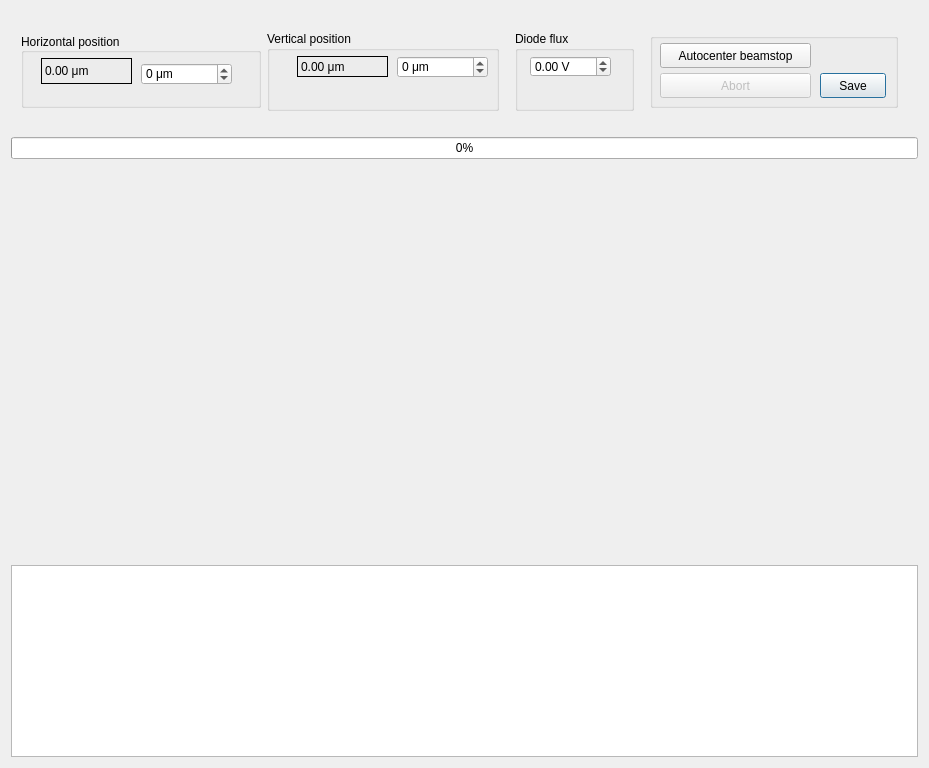
<?xml version="1.0" encoding="UTF-8"?>
<ui version="4.0">
 <class>Beamstop</class>
 <widget class="QDialog" name="Beamstop">
  <property name="geometry">
   <rect>
    <x>0</x>
    <y>0</y>
    <width>929</width>
    <height>768</height>
   </rect>
  </property>
  <property name="windowTitle">
   <string>Beamstop centering tool</string>
  </property>
  <property name="sizeGripEnabled">
   <bool>false</bool>
  </property>
  <layout class="QVBoxLayout" name="verticalLayout" stretch="0,0,1,0">
   <item>
    <layout class="QHBoxLayout" name="horizontalLayout" stretch="0,0,0,0,0">
     <property name="sizeConstraint">
      <enum>QLayout::SetMinimumSize</enum>
     </property>
     <property name="margin">
      <number>10</number>
     </property>
     <item>
      <widget class="QGroupBox" name="groupBoxBeamstopY">
       <property name="sizePolicy">
        <sizepolicy hsizetype="Fixed" vsizetype="Fixed">
         <horstretch>0</horstretch>
         <verstretch>0</verstretch>
        </sizepolicy>
       </property>
       <property name="minimumSize">
        <size>
         <width>240</width>
         <height>75</height>
        </size>
       </property>
       <property name="title">
        <string>Horizontal position</string>
       </property>
       <property name="alignment">
        <set>Qt::AlignLeading|Qt::AlignLeft|Qt::AlignVCenter</set>
       </property>
       <widget class="QDoubleSpinBox" name="doubleSpinBoxBeamstopY">
        <property name="geometry">
         <rect>
          <x>120</x>
          <y>30</y>
          <width>91</width>
          <height>22</height>
         </rect>
        </property>
        <property name="suffix">
         <string> μm</string>
        </property>
        <property name="decimals">
         <number>0</number>
        </property>
        <property name="minimum">
         <double>-10000.000000000000000</double>
        </property>
        <property name="maximum">
         <double>10000.000000000000000</double>
        </property>
       </widget>
       <widget class="QLabel" name="labelBeamstopYposition">
        <property name="geometry">
         <rect>
          <x>20</x>
          <y>25</y>
          <width>91</width>
          <height>26</height>
         </rect>
        </property>
        <property name="frameShape">
         <enum>QFrame::Box</enum>
        </property>
        <property name="text">
         <string>0.00 μm</string>
        </property>
       </widget>
      </widget>
     </item>
     <item>
      <widget class="QGroupBox" name="groupBoxBeamstopZ">
       <property name="sizePolicy">
        <sizepolicy hsizetype="Fixed" vsizetype="Fixed">
         <horstretch>0</horstretch>
         <verstretch>0</verstretch>
        </sizepolicy>
       </property>
       <property name="minimumSize">
        <size>
         <width>232</width>
         <height>80</height>
        </size>
       </property>
       <property name="title">
        <string>Vertical position</string>
       </property>
       <widget class="QDoubleSpinBox" name="doubleSpinBoxBeamstopZ">
        <property name="geometry">
         <rect>
          <x>130</x>
          <y>25</y>
          <width>91</width>
          <height>22</height>
         </rect>
        </property>
        <property name="suffix">
         <string> μm</string>
        </property>
        <property name="decimals">
         <number>0</number>
        </property>
        <property name="minimum">
         <double>-10000.000000000000000</double>
        </property>
        <property name="maximum">
         <double>10000.000000000000000</double>
        </property>
       </widget>
       <widget class="QLabel" name="labelBeamstopZposition">
        <property name="geometry">
         <rect>
          <x>30</x>
          <y>25</y>
          <width>91</width>
          <height>21</height>
         </rect>
        </property>
        <property name="frameShape">
         <enum>QFrame::Box</enum>
        </property>
        <property name="text">
         <string>0.00 μm</string>
        </property>
       </widget>
      </widget>
     </item>
     <item>
      <layout class="QHBoxLayout" name="horizontalLayout_3">
       <property name="margin">
        <number>10</number>
       </property>
       <item>
        <widget class="QGroupBox" name="groupBox_Flux">
         <property name="minimumSize">
          <size>
           <width>119</width>
           <height>80</height>
          </size>
         </property>
         <property name="title">
          <string>Diode flux</string>
         </property>
         <widget class="QDoubleSpinBox" name="doubleSpinBoxCurrentDiodeFlux">
          <property name="geometry">
           <rect>
            <x>15</x>
            <y>25</y>
            <width>81</width>
            <height>21</height>
           </rect>
          </property>
          <property name="suffix">
           <string> V</string>
          </property>
          <property name="minimum">
           <double>-999999.000000000000000</double>
          </property>
          <property name="maximum">
           <double>999999.000000000000000</double>
          </property>
         </widget>
        </widget>
       </item>
      </layout>
     </item>
     <item>
      <widget class="QGroupBox" name="groupBox">
       <property name="sizePolicy">
        <sizepolicy hsizetype="Fixed" vsizetype="Fixed">
         <horstretch>0</horstretch>
         <verstretch>0</verstretch>
        </sizepolicy>
       </property>
       <property name="minimumSize">
        <size>
         <width>248</width>
         <height>75</height>
        </size>
       </property>
       <property name="title">
        <string/>
       </property>
       <widget class="QPushButton" name="pushButtonSave">
        <property name="geometry">
         <rect>
          <x>170</x>
          <y>40</y>
          <width>66</width>
          <height>25</height>
         </rect>
        </property>
        <property name="text">
         <string>Save</string>
        </property>
       </widget>
       <widget class="QPushButton" name="pushButtonStopAutocenter">
        <property name="enabled">
         <bool>false</bool>
        </property>
        <property name="geometry">
         <rect>
          <x>10</x>
          <y>40</y>
          <width>151</width>
          <height>25</height>
         </rect>
        </property>
        <property name="text">
         <string>Abort</string>
        </property>
       </widget>
       <widget class="QPushButton" name="pushButtonAutocenterBeamstop">
        <property name="geometry">
         <rect>
          <x>10</x>
          <y>10</y>
          <width>151</width>
          <height>25</height>
         </rect>
        </property>
        <property name="text">
         <string>Autocenter beamstop</string>
        </property>
       </widget>
      </widget>
     </item>
     <item>
      <spacer name="horizontalSpacer">
       <property name="orientation">
        <enum>Qt::Horizontal</enum>
       </property>
       <property name="sizeHint" stdset="0">
        <size>
         <width>40</width>
         <height>20</height>
        </size>
       </property>
      </spacer>
     </item>
    </layout>
   </item>
   <item>
    <widget class="QProgressBar" name="progressBarScan">
     <property name="value">
      <number>0</number>
     </property>
    </widget>
   </item>
   <item>
    <layout class="QHBoxLayout" name="horizontalLayout_2Dplot"/>
   </item>
   <item>
    <widget class="QTextEdit" name="textEditBeamstopCenterLog">
     <property name="sizePolicy">
      <sizepolicy hsizetype="Expanding" vsizetype="Fixed">
       <horstretch>0</horstretch>
       <verstretch>0</verstretch>
      </sizepolicy>
     </property>
     <property name="minimumSize">
      <size>
       <width>0</width>
       <height>130</height>
      </size>
     </property>
     <property name="layoutDirection">
      <enum>Qt::LeftToRight</enum>
     </property>
     <property name="verticalScrollBarPolicy">
      <enum>Qt::ScrollBarAsNeeded</enum>
     </property>
     <property name="autoFormatting">
      <set>QTextEdit::AutoNone</set>
     </property>
     <property name="lineWrapMode">
      <enum>QTextEdit::WidgetWidth</enum>
     </property>
     <property name="readOnly">
      <bool>true</bool>
     </property>
     <property name="tabStopWidth">
      <number>100</number>
     </property>
     <property name="acceptRichText">
      <bool>false</bool>
     </property>
     <property name="textInteractionFlags">
      <set>Qt::TextSelectableByMouse</set>
     </property>
    </widget>
   </item>
  </layout>
 </widget>
 <resources/>
 <connections/>
</ui>
